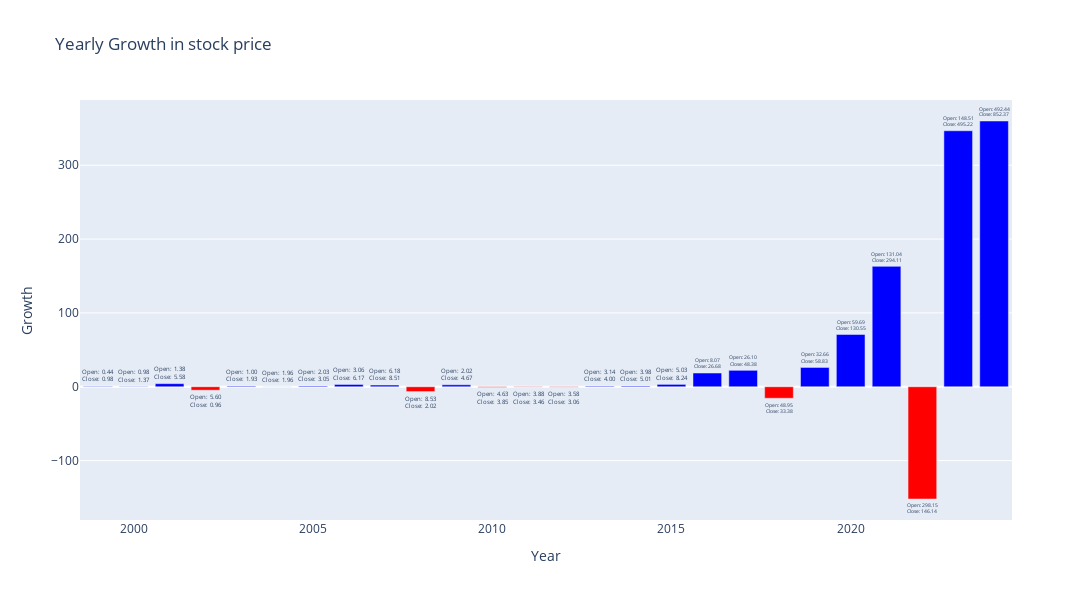

The notebook cell saved with this chart:
### Code cell
# Create figure
fig2 = go.Figure()

# Add bars for growth
fig2.add_trace(go.Bar(
    x=df1['Year'],
    y=df1['Growth'],
    hoverinfo='x+name+y',
    marker_color=['blue' if g >= 0 else 'red' for g in df1['Growth']],
    name='Growth'
))

# Add open and close values on hover
hover_text = [f'Open: {o:.2f}<br>Close: {c:.2f}' for o, c in zip(df1['Open'], df1['Close'])]
fig2.update_traces(text=hover_text, textposition='outside')

# Update layout
fig2.update_layout(
    title='Yearly Growth in stock price',
    xaxis_title='Year',
    yaxis_title='Growth',
    hovermode='closest',
    width=1200,  # Set width of the figure
    height=600  # Set height of the figure
)

# Show the plot
fig2.show()

### Figure 1 — Plotly figure (JSON) as saved in the notebook; plotly's stock layout.template omitted (floating-point values rounded to 4 significant figures)
{"data": [{"hoverinfo": "x+name+y", "marker": {"color": ["blue", "blue", "blue", "red", "blue", "red", "blue", "blue", "blue", "red", "blue", "red", "red", "red", "blue", "blue", "blue", "blue", "blue", "red", "blue", "blue", "blue", "red", "blue", "blue"]}, "name": "Growth", "text": ["Open: 0.44<br>Close: 0.98", "Open: 0.98<br>Close: 1.37", "Open: 1.38<br>Close: 5.58", "Open: 5.60<br>Close: 0.96", "Open: 1.00<br>Close: 1.93", "Open: 1.96<br>Close: 1.96", "Open: 2.03<br>Close: 3.05", "Open: 3.06<br>Close: 6.17", "Open: 6.18<br>Close: 8.51", "Open: 8.53<br>Close: 2.02", "Open: 2.02<br>Close: 4.67", "Open: 4.63<br>Close: 3.85", "Open: 3.88<br>Close: 3.46", "Open: 3.58<br>Close: 3.06", "Open: 3.14<br>Close: 4.00", "Open: 3.98<br>Close: 5.01", "Open: 5.03<br>Close: 8.24", "Open: 8.07<br>Close: 26.68", "Open: 26.10<br>Close: 48.38", "Open: 48.95<br>Close: 33.38", "Open: 32.66<br>Close: 58.83", "Open: 59.69<br>Close: 130.55", "Open: 131.04<br>Close: 294.11", "Open: 298.15<br>Close: 146.14", "Open: 148.51<br>Close: 495.22", "Open: 492.44<br>Close: 852.37"], "textposition": "outside", "type": "bar", "x": [1999, 2000, 2001, 2002, 2003, 2004, 2005, 2006, 2007, 2008, 2009, 2010, 2011, 2012, 2013, 2014, 2015, 2016, 2017, 2018, 2019, 2020, 2021, 2022, 2023, 2024], "y": [0.5404, 0.3809, 4.2, -4.64, 0.9333, -0.000834, 1.015, 3.104, 2.327, -6.512, 2.652, -0.7775, -0.415, -0.51, 0.865, 1.033, 3.208, 18.61, 22.27, -15.57, 26.17, 70.86, 163.1, -152.0, 346.7, 359.9]}], "layout": {"height": 600, "hovermode": "closest", "title": {"text": "Yearly Growth in stock price"}, "width": 1200, "xaxis": {"title": {"text": "Year"}}, "yaxis": {"title": {"text": "Growth"}}}}
